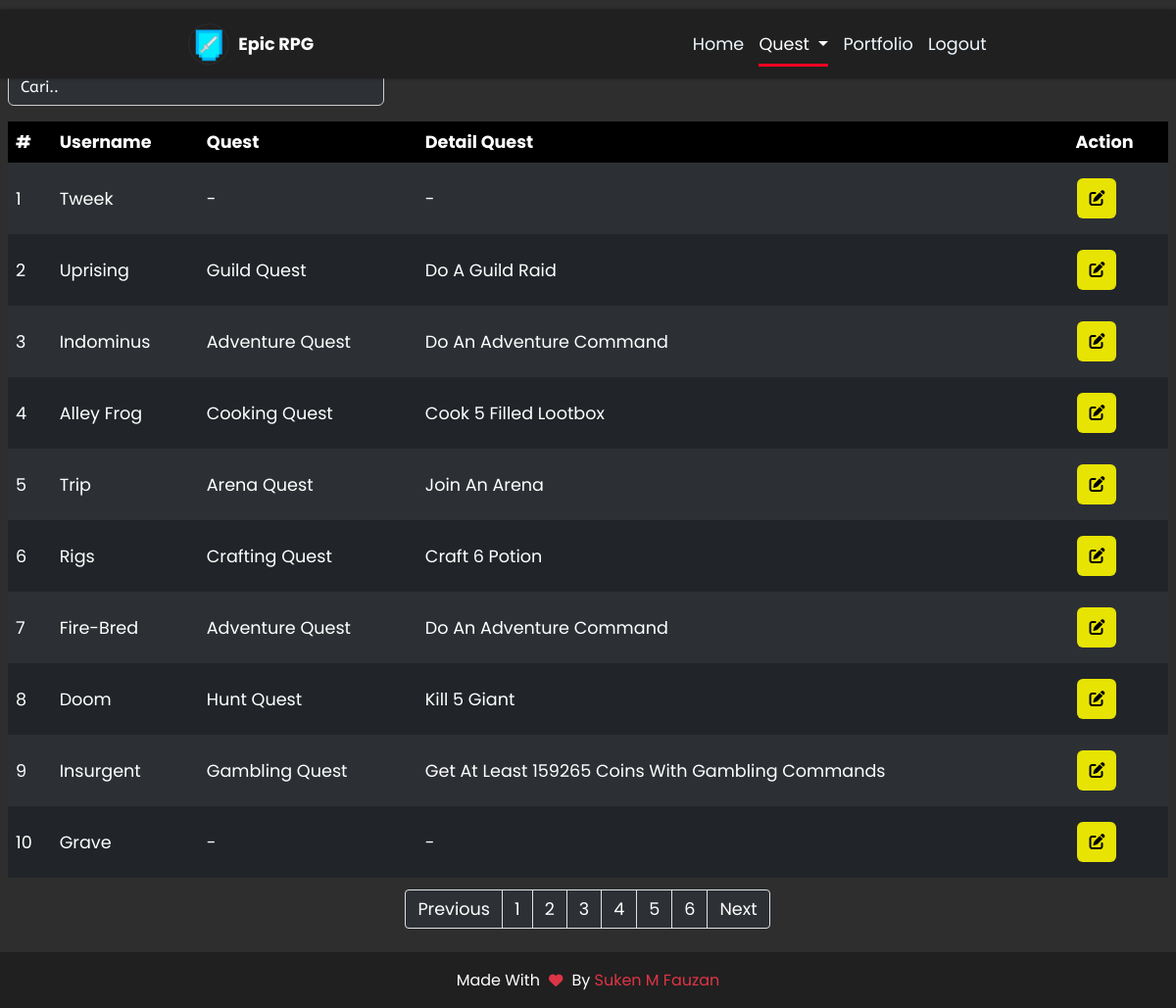
The app's page /php/quest/quest.php (signed in) with its own data.
### tables this page shows
CREATE TABLE `player` (
  `id_player` int(11) NOT NULL,
  `username` varchar(255) NOT NULL,
  `id_profile` int(11) NOT NULL,
  `id_inventory` int(11) NOT NULL,
  `id_bank` int(11) NOT NULL,
  `id_professions` int(11) NOT NULL,
  `id_horse` int(11) NOT NULL,
  `id_quest` int(11) NOT NULL,
  `id_achievements` int(11) NOT NULL
);

CREATE TABLE `quest` (
  `id_quest` int(11) NOT NULL,
  `quest` varchar(255) NOT NULL,
  `detail_quest` varchar(255) NOT NULL
);

### php/functions.php (called while the page is built, shortened)
<?php
$conn = mysqli_connect('localhost', 'root', '', 'epic_rpg');
function query($sql)
{
    global $conn;
    $result = mysqli_query($conn, $sql);
    $rows = [];
    while ($row = mysqli_fetch_assoc($result)) {
        $rows[] = $row;
    }
    return $rows;
}

### php/quest/quest.php (the view, shortened to what this page needs)
<?php
require '../functions.php';
$jumlahdataperhalaman = 10;
$totaldata = count(query('SELECT * FROM quest'));
$jumlahhalaman = ceil($totaldata / $jumlahdataperhalaman);
$halaman = isset($_GET['halaman']) ? (int) $_GET['halaman'] : 1;
$Previous = $halaman - 1;
$Next = $halaman + 1;
$halamanawal =
    $halaman > 1 ? $halaman * $jumlahdataperhalaman - $jumlahdataperhalaman : 0;
$quest = $conn->query(
    'SELECT player.id_player, player.username, quest.* FROM quest, player WHERE quest.id_quest = player.id_quest ORDER BY quest.id_quest ASC LIMIT ' .
        $halamanawal .
        ',' .
        $jumlahdataperhalaman
);
?>
<!DOCTYPE html>
<html lang="en">
<head>
    <link rel="stylesheet" href="../../assets/style/table.css" />
    <link rel="stylesheet" href="../../assets/style/balloon.css" />
    <link rel="stylesheet" href="../../assets/sweetalert/sweetalert2.min.css">
</head>
<body class="p-2 hidden">
    <nav class="navbar">
      <a href="../../index.php" class="logo">
        <img src="../../assets/img/erpg.webp" alt="logo" style="width: 40px; height: 40px" />
        <h4>Epic RPG</h4>
      </a>
      <ul>
        <li><a href="../../index.php">Home</a></li>
        <li class="nav-item dropdown">
          <a class="nav-link dropdown-toggle active" href="" role="button" data-bs-toggle="dropdown" aria-expanded="false"> Quest </a>
        </li>
        <li><a href="../../Portfolio/index.php">Portfolio</a></li>
        <li>
         <?php if (isset($_SESSION['username'])) { ?>
            <a href="../logout.php">Logout</a>
          <?php } else { ?>
          <a href="php/login.php" aria-label="Login" data-balloon-pos="right" id="login-icon"><i class="fa-solid fa-right-to-bracket"></i></a>
          <?php } ?>
        </li>
      </ul>
    </nav>
    <section class="content" id="content">
        <marquee behavior="alternate" direction=""><h1>Quest User Epic RPG</h1></marquee>
        <input class="" width="30" type="search" autofocus="" placeholder="Cari.." autocomplete="off" id="keyword" name="keyword" style="margin-bottom: 1rem;">
        <?php $no = $halamanawal + 1;
?>
        <div id="container1">
            <table class="" cellpadding="15" cellspacing="0" id="data-table" class="data-table">
                <thead>
                    <tr class="">
                        <th>#</th>
                        <th>Username</th>
                        <th>Quest</th>
                        <th>Detail Quest</th>
                        <th>Action</th>
                    </tr>
                </thead>
                <?php while ($show = mysqli_fetch_array($quest)) { ?>
                        <tr id="<?= $show['id_player'] ?>">
                            <td><?= $no++ ?></td>
                            <td id="username"><?= $show['username'] ?></td>
                            <td id="quest"><?= $show['quest'] ?></td>
                            <td id="detail_quest"><?= $show[
                                'detail_quest'
                            ] ?></td>
                            <td>
                                <button class="tbl-edit" id="tbl-edit" name="button" data-bs-toggle="modal" data-bs-target="#modalEdit"><i class="fa-sharp fa-solid fa-pen-to-square"></i></button>
                            </td>
                        </tr>
                    <?php } ?>
            </table>
        </div>
    </section>
    <div class="pagination-flex">
        <div class="pagination">
                <ul class="page-list">
                <li class="page-item">
                    <a class="page-link" <?php if ($halaman > 1) {
                        echo "href='?halaman=$Previous'";
                    } ?>>Previous</a>
                    </li>
                    <?php for ($i = 1; $i <= $jumlahhalaman; $i++): ?>
                        <li class="page-item"><a class="page-link" href="?halaman=<?= $i ?>"><?= $i ?></a></li>
                    <?php endfor; ?>
                    <li class="page-item">
                        <a  class="page-link" <?php if (
                            $halaman < $jumlahhalaman
                        ) {
                            echo "href='?halaman=$Next'";
                        } ?>>Next</a>
                    </li>
                </ul>
            </div>
    </div>
    <footer class="footer">
      <h1 class="credit">Made with <i class="fa fa-heart pulse"></i> by <a href="https://github.com/KenZundera"> Suken M Fauzan</a></h1>
    </footer>
</body>
</html>

### assets/style/table.css (style rules this page uses)
html { max-width: 200%; overflow: unset; }
html, * { margin: 0; padding: 0; box-sizing: border-box; text-transform: capitalize; text-decoration: none; outline: none; transition: all 0.3s; scroll-behavior: smooth; font-family: "Poppins", "AbeeZee", sans-serif; }
body { font-family: "Poppins", "AbeeZee", sans-serif; background-color: #2e2e2e; font-size: 15px; max-width: 100%; height: 100%; }
section.content { padding: 0 0.5rem; }
nav { background-color: #202020; display: flex; width: 100%; justify-content: space-around; padding: 10px 0; box-shadow: 0px 0px 3px rgba(0, 0, 0, 0.5); position: fixed; z-index: 100; }
a.logo { display: flex; text-decoration: none; margin-top: 5px; }
nav .logo img { border-radius: 50%; box-shadow: 0px 0px 2px #444; }
nav .logo h4 { color: white; padding-left: 10px; line-height: 41px; }
nav ul { display: flex; list-style: none; width: 25%; justify-content: space-between; line-height: 50px; }
nav ul li a { text-decoration: none; color: aliceblue; transition: 0.2s; }
nav ul li a.active { color: #ffffff; border-bottom: 0.2rem solid #ff0022; padding: 0.5rem 0; }
.dropup, .dropend, .dropdown, .dropstart, .dropup-center, .dropdown-center { position: relative; }
.dropdown-toggle { white-space: nowrap; }
.dropdown-toggle::after { display: inline-block; margin-left: 0.255em; vertical-align: 0.255em; content: ""; border-top: 0.3em solid; border-right: 0.3em solid transparent; border-bottom: 0; border-left: 0.3em solid transparent; }
table { width: 100%; color: #fff; margin-bottom: 0.75rem; }
table tr { border: 1px solid #000; }
table tr th { text-align: left; padding: 8px; height: 25px; }
table tr td { text-align: left; padding: 8px; }
#keyword { background-color: #2d3135; color: #fff; border: 1px solid rgb(207, 207, 207); border-radius: 0.375rem; padding: 6px 12px 6px 12px; width: 300px; margin: 0px 4px 0px 16px; font-size: 1rem; font-weight: normal; line-height: 1.5; transition: border-color 0.15s ease-in-out, box-shadow 0.15s ease-in-out; }
#keyword::placeholder { color: #fff; font-family: "AbeeZee"; }
.tbl-edit { background-color: #e7e303; border: none; color: rgb(0, 0, 0); padding: 8px 12px; text-align: center; text-decoration: none; display: inline-block; font-size: 16px; margin: 8px 2px; cursor: pointer; border-radius: 0.375rem; }
.pagination { display: inline-block; box-sizing: border-box; }
.page-item:first-child .page-link { margin-left: 0; border-top-left-radius: 0.25rem; border-bottom-left-radius: 0.25rem; box-sizing: border-box; }
.page-item:last-child .page-link { margin-left: 0; border-top-right-radius: 0.25rem; border-bottom-right-radius: 0.25rem; box-sizing: border-box; }
.pagination .page-list { display: flex; padding-left: 0; list-style: none; border-radius: 0.25rem; flex-direction: row; flex-wrap: nowrap; box-sizing: border-box; }
.pagination .page-list .page-link { position: relative; display: block; padding: 0.5rem 0.75rem; margin-left: -1px; line-height: 1.25; color: #ffffff; background-color: #2d3135; border: 1px solid #dee2e6; text-decoration: none; box-sizing: border-box; }
.pagination-flex { display: flex; flex-direction: row; flex-wrap: nowrap; justify-content: center; align-items: center; align-content: stretch; margin-bottom: 1.5rem; }
.footer { min-height: auto; padding: 0rem 16%; background-color: #202020; }
.footer .credit { padding: 1rem 0 1rem 0; text-align: center; font-size: 1rem; font-weight: 400; color: #fff; }
.footer .credit i { font-size: 0.9rem; }
.footer .credit a { color: #dc3545; }
.footer .fa { color: #dc3545; margin: 0 0.3rem; font-size: 1.5rem; animation: pound 0.35s infinite alternate; }

### assets/style/balloon.css (style rules this page uses)
:root { --balloon-border-radius: 2px; --balloon-color: rgba(87, 87, 87, 0.95); --balloon-text-color: #fff; --balloon-font-size: 12px; --balloon-move: 4px; }

### php/quest/quest.php (style rules this page uses)
body { font-size : 1.1rem; }
table thead tr th { background-color: #000; color: #fff; }
table tr:nth-child(even) { background-color: #212529; }
table tr:nth-child(odd) { background-color: #2c3034; }
h1 { font-size: 2.5rem; color: #fff; font-weight: bold; margin-top: 10px; }
#keyword { margin: 0px 0px 1rem 0px; width: 24rem; }

### records on screen
player: username "Tweek", id_quest.quest "-", id_quest.detail_quest "-"
player: username "Uprising", id_quest.quest "Guild Quest", id_quest.detail_quest "Do A Guild Raid"
player: username "Indominus", id_quest.quest "Adventure Quest", id_quest.detail_quest "Do An Adventure Command"
player: username "Alley Frog", id_quest.quest "Cooking Quest", id_quest.detail_quest "Cook 5 Filled Lootbox"
player: username "Trip", id_quest.quest "Arena Quest", id_quest.detail_quest "Join An Arena"
player: username "Rigs", id_quest.quest "Crafting Quest", id_quest.detail_quest "Craft 6 Potion"
player: username "Fire-Bred", id_quest.quest "Adventure Quest", id_quest.detail_quest "Do An Adventure Command"
player: username "Doom", id_quest.quest "Hunt Quest", id_quest.detail_quest "Kill 5 Giant"
player: username "Insurgent", id_quest.quest "Gambling Quest", id_quest.detail_quest "Get At Least 159265 Coins With Gambling Commands"
player: username "Grave", id_quest.quest "-", id_quest.detail_quest "-"
